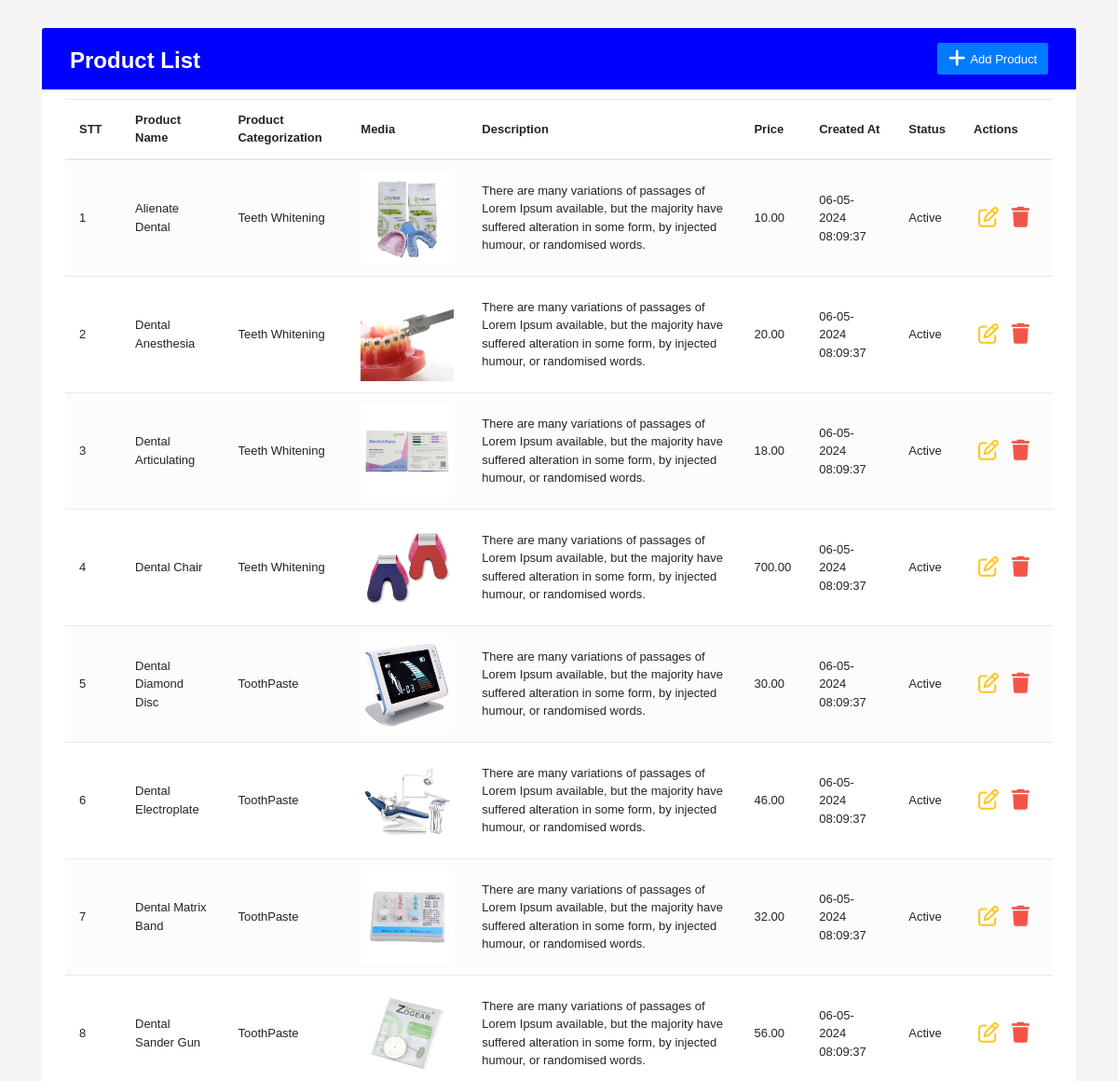
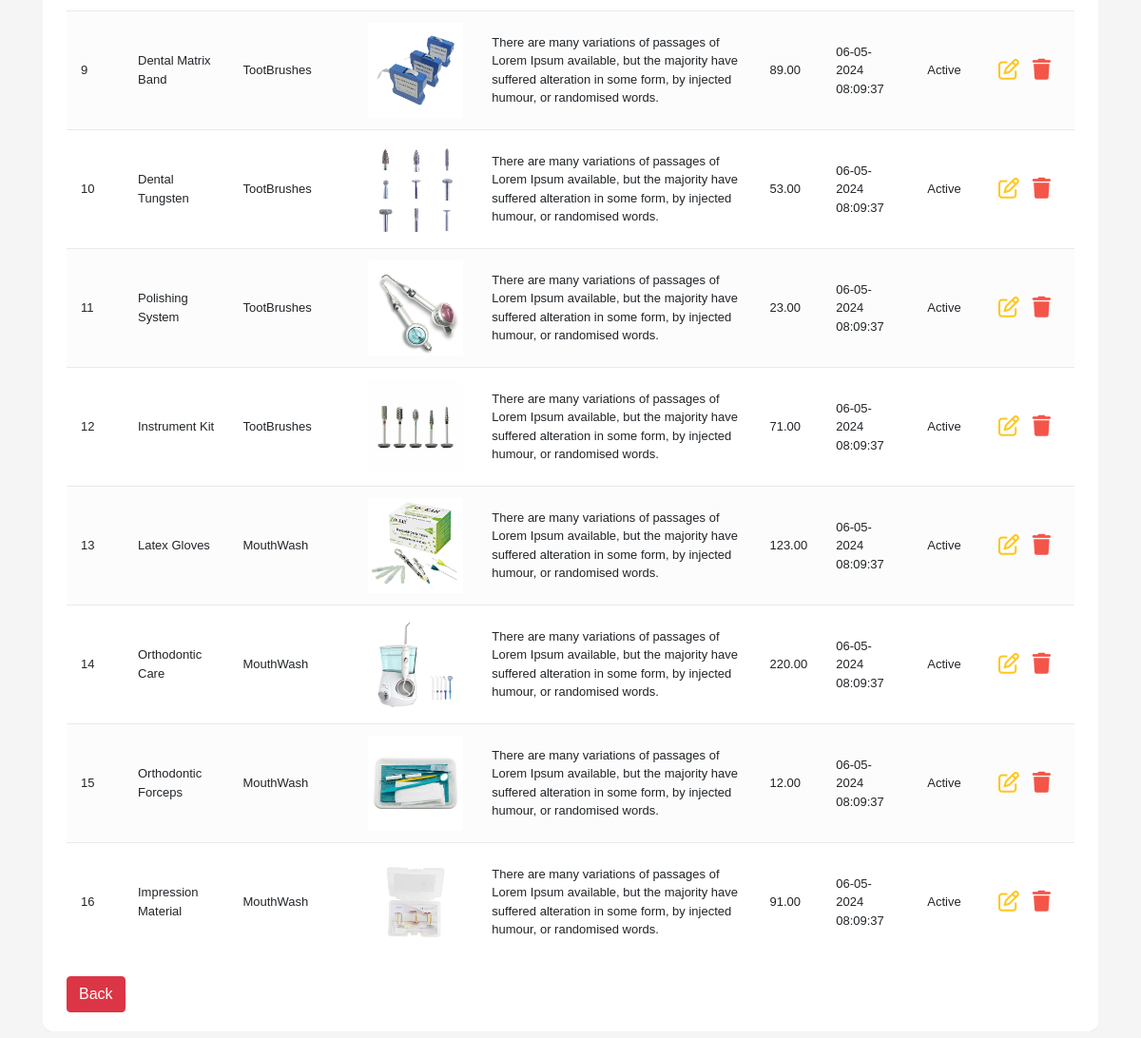
Screenshot of /admin/admin-product/index.php (signed in) with the database file from the repository (2 pictures, top to bottom).
### tables this page shows
CREATE TABLE `category` (
  `category_id` int(11) NOT NULL,
  `parent_id` int(11) NOT NULL DEFAULT 0,
  `category_name` varchar(30) DEFAULT NULL,
  `category_description` text DEFAULT NULL,
  `category_is_deleted` tinyint(1) DEFAULT 0,
  CHECK (category_is_deleted BETWEEN 0 AND 1)
);

CREATE TABLE `products` (
  `product_id` int(11) NOT NULL,
  `category_id` int(11) DEFAULT NULL,
  `product_name` text DEFAULT NULL,
  `product_description` text DEFAULT NULL,
  `product_price` decimal(10,2) DEFAULT NULL,
  `product_updated_at` timestamp NOT NULL DEFAULT current_timestamp() ON UPDATE current_timestamp(),
  `product_created_at` timestamp NOT NULL DEFAULT current_timestamp(),
  `product_is_deleted` tinyint(1) DEFAULT 0,
  CHECK (product_is_deleted BETWEEN 0 AND 1)
);

CREATE TABLE `media` (
  `media_id` int(11) NOT NULL,
  `media_type` varchar(50) DEFAULT NULL,
  `media_path` varchar(255) DEFAULT NULL,
  `media_text` text DEFAULT NULL,
  `media_created_at` timestamp NOT NULL DEFAULT current_timestamp(),
  `media_updated_at` timestamp NOT NULL DEFAULT current_timestamp() ON UPDATE current_timestamp(),
  `media_is_deleted` tinyint(1) DEFAULT 0,
  CHECK (media_is_deleted BETWEEN 0 AND 1)
);

### admin/function.php (called while the page is built, shortened)
<?php
function getAllProduct()
{
    global $conn;
    $sql = "SELECT *
            FROM category
            JOIN products ON category.category_id = products.category_id
            JOIN itemmedia ON products.product_id = itemmedia.item_id
            JOIN media ON itemmedia.media_id = media.media_id
            WHERE category.parent_id = 4 AND itemmedia.item_type = 'product'";
    $query = $conn->query($sql);
    return $query->fetch_All(MYSQLI_ASSOC);
}

### admin/admin-product/index.php (the view, shortened to what this page needs)
<?php
require_once ('../function.php');
$products = getAllProduct();
?>
<!DOCTYPE html>
<html lang="en">
<head>
    <link rel="stylesheet" href="https://stackpath.bootstrapcdn.com/bootstrap/4.5.0/css/bootstrap.min.css">
    <link rel="stylesheet" href="../style/research.css">
</head>
<body>
<div class="container-xl">
    <div class="table-responsive">
        <div class="table-wrapper">
            <div class="table-title" style="background-color: blue;">
                <div class="row">
                    <div class="col-sm-6">
                        <h2><b>Product List</b></h2>
                    </div>
                    <div class="col-sm-6">
                        <a href="add-edit-product.php" class="btn btn-primary" data-toggle="modal"><i
                                    class="fa-solid fa-plus"></i> <span>Add Product</span></a>
                    </div>
                </div>
            </div>
            <table class="table table-striped table-hover">
                <thead>
                <tr>
                    <th scope="col">STT</th>
                    <th scope="col">Product Name</th>
                    <th scope="col">Product Categorization</th>
                    <th scope="col">Media</th>
                    <th scope="col">Description</th>
                    <th scope="col">Price</th>
                    <th scope="col">Created At</th>
                    <th scope="col">Status</th>
                    <th scope="col">Actions</th>
                </tr>
                </thead>
                <tbody><?php $order = 0; foreach ($products as $product) {
                    ?>
                    <tr>
                        <td><?php $order += 1;
                            echo $order; ?></td>
                        <td><?= $product['product_name']; ?></td>
                        <td><?= $product['category_name']; ?></td>
                        <td><img style="height: 100px;" src="<?= $product['media_path']; ?>" alt="image"></td>
                        <td><?= $product['product_description']; ?></td>
                        <td><?= $product['product_price']; ?></td>
                        <td><?php $dateTime = new DateTime($product['product_created_at']);
                            $formatDateTime = date_format($dateTime, 'd-m-Y H:i:s');
                            echo $formatDateTime;
                            ?>
                        </td>
                        <td><?php if ($product['product_is_deleted'] == 1) {
                                echo "Inactive";
                            } else {
                                echo "Active";
                            }
                            ?>
                        </td>
                        <td>
                            <a href="add-edit-product.php?id=<?php echo $product['product_id'] ?>" class="edit"><i
                                        class="fa-regular fa-pen-to-square"></i></a>
                            <?php if ($product['product_is_deleted'] == 1): ?>
                                <a href="restore-product.php?id=<?php echo $product['product_id'] ?>" class="restore"><i class="fa-solid fa-rotate-left"></i></a>
                            <?php else: ?>
                                <a href="delete-product.php?id=<?php echo $product['product_id'] ?>" class="delete"><i class="fa-solid fa-trash"></i></a>
                            <?php endif; ?>
                        </td>
                    </tr>
                <?php } ?>
                </tbody>
            </table>
            <div class="clearfix">
                <a href="../admin-dashboard/" class="btn btn-danger">Back</a>
            </div>
        </div>
    </div>
</div>
</body>
</html>

### admin/style/research.css (style rules this page uses)
body { color: #3FB6E0; background: #f5f5f5; font-family: 'Varela Round', sans-serif; font-size: 13px; }
.table-responsive { margin: 30px 0; }
.table-wrapper { background: #fff; padding: 20px 25px; border-radius: 10px; min-width: 1000px; box-shadow: 0 1px 1px rgba(0,0,0,.05); }
.table-title { padding-bottom: 15px; background: #4CAF50; color: #fff; padding: 16px 30px; min-width: 100%; margin: -20px -25px 10px; border-radius: 3px 3px 0 0; }
.table-title h2 { margin: 5px 0 0; font-size: 24px; }
.table-title .btn { color: #fff; float: right; font-size: 13px; border: none; min-width: 50px; border-radius: 2px; border: none; outline: none !important; margin-left: 10px; }
.table-title .btn i { float: left; font-size: 21px; margin-right: 5px; }
.table-title .btn span { float: left; margin-top: 2px; }
table.table tr th, table.table tr td { border-color: #e9e9e9; padding: 12px 15px; vertical-align: middle; }
table.table tr th:first-child { width: 60px; }
table.table tr th:last-child { width: 100px; }
table.table-striped tbody tr:nth-of-type(odd) { background-color: #fcfcfc; }
table.table td:last-child i { opacity: 0.9; font-size: 22px; margin: 0 5px; }
table.table td a { font-weight: bold; display: inline-block; text-decoration: none; outline: none !important; }
table.table td a.edit { color: #FFC107; }
table.table td a.delete { color: #F44336; }
table.table td i { font-size: 19px; }

### rows the page displays
category: products.product_name "Alienate Dental", category_name "Teeth Whitening", media.media_path (picture), products.product_description "There are many variations of passages of Lorem Ipsum available, but the majority have suffered alteration in some form, by injected humour, or randomised words.", products.product_price "10.00", products.product_created_at "06-05-2024 08:09:37", products.product_name "Dental Anesthesia", products.product_price "20.00", products.product_name "Dental Articulating", products.product_price "18.00", products.product_name "Dental Chair", products.product_price "700.00"
category: products.product_name "Dental Diamond Disc", category_name "ToothPaste", media.media_path (picture), products.product_description "There are many variations of passages of Lorem Ipsum available, but the majority have suffered alteration in some form, by injected humour, or randomised words.", products.product_price "30.00", products.product_created_at "06-05-2024 08:09:37", products.product_name "Dental Electroplate", products.product_price "46.00", products.product_name "Dental Matrix Band", products.product_price "32.00", products.product_name "Dental Sander Gun", products.product_price "56.00"
category: products.product_name "Dental Matrix Band", category_name "TootBrushes", media.media_path (picture), products.product_description "There are many variations of passages of Lorem Ipsum available, but the majority have suffered alteration in some form, by injected humour, or randomised words.", products.product_price "89.00", products.product_created_at "06-05-2024 08:09:37", products.product_name "Dental Tungsten", products.product_price "53.00", products.product_name "Polishing System", products.product_price "23.00", products.product_name "Instrument Kit", products.product_price "71.00"
category: products.product_name "Latex Gloves", category_name "MouthWash", media.media_path (picture), products.product_description "There are many variations of passages of Lorem Ipsum available, but the majority have suffered alteration in some form, by injected humour, or randomised words.", products.product_price "123.00", products.product_created_at "06-05-2024 08:09:37", products.product_name "Orthodontic Care", products.product_price "220.00", products.product_name "Orthodontic Forceps", products.product_price "12.00", products.product_name "Impression Material", products.product_price "91.00"
